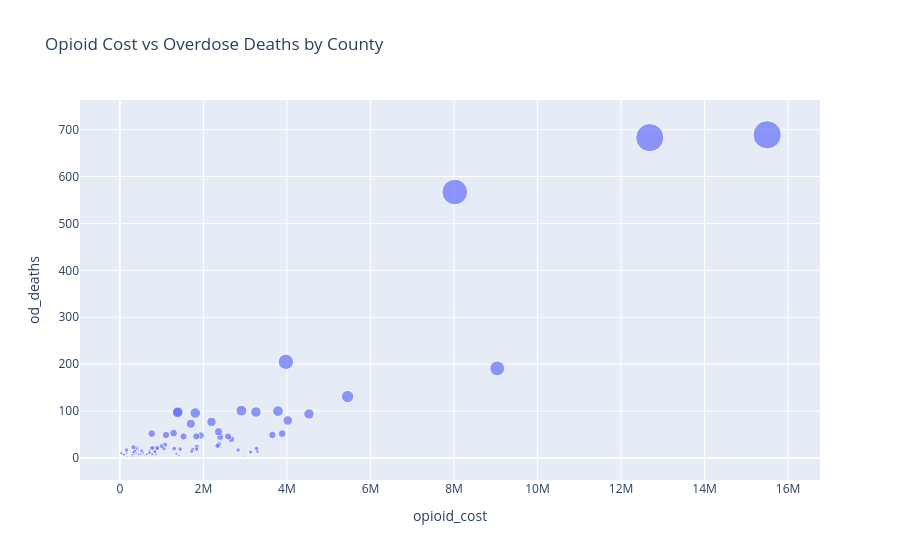

This figure's notebook cell:
### Code cell
fig = px.scatter(
    drug7,
    x="opioid_cost",
    y="od_deaths",
    size="od_deaths",
    hover_name="county",  # shows county name on hover
    hover_data={"opioid_cost":":,.0f", "od_deaths":True},  # format numbers
    # log_x=True,  # optional, better scaling
    title="Opioid Cost vs Overdose Deaths by County"
)

fig.show()

### Figure 1 — Plotly figure (JSON) as saved in the notebook; plotly's stock layout.template omitted (floating-point values rounded to 4 significant figures)
{"data": [{"hovertemplate": "<b>%{hovertext}</b><br><br>opioid_cost=%{x:,.0f}<br>od_deaths=%{marker.size}<extra></extra>", "hovertext": ["DAVIDSON", "KNOX", "HAMILTON", "SHELBY", "SULLIVAN", "WILLIAMSON", "WASHINGTON", "RUTHERFORD", "CARTER", "SUMNER", "HAWKINS", "WEAKLEY", "OVERTON", "WILSON", "JACKSON", "FRANKLIN", "CARROLL", "MONTGOMERY", "JEFFERSON", "PUTNAM", "ROBERTSON", "COFFEE", "MADISON", "MAURY", "MARSHALL", "ROANE", "MOORE", "BRADLEY", "CUMBERLAND", "BEDFORD", "HAMBLEN", "ANDERSON", "SMITH", "HENRY", "CHEATHAM", "LOUDON", "MC MINN", "OBION", "BLOUNT", "SEVIER", "TROUSDALE", "HICKMAN", "GREENE", "HAYWOOD", "DICKSON", "CAMPBELL", "UNICOI", "MONROE", "GILES", "COCKE", "GRUNDY", "BLEDSOE", "RHEA", "FAYETTE", "MORGAN", "FENTRESS", "WAYNE", "LAWRENCE", "TIPTON", "MARION", "WARREN", "CANNON", "BENTON", "PICKETT", "SCOTT", "JOHNSON", "VAN BUREN", "SEQUATCHIE", "DYER", "UNION", "CLAIBORNE", "HARDEMAN", "WHITE", "HARDIN", "HANCOCK", "CLAY", "LINCOLN", "DE KALB", "MC NAIRY", "POLK", "MEIGS", "MACON", "GIBSON", "CHESTER", "LEWIS", "CROCKETT", "PERRY", "HUMPHREYS", "HENDERSON", "LAUDERDALE", "HOUSTON", "STEWART", "GRAINGER", "DECATUR", "LAKE"], "legendgroup": "", "marker": {"color": "#636efa", "size": [689, 683, 191, 567, 131, 94, 80, 205, 52, 100, 49, 14, 20, 98, 11, 13, 4, 101, 17, 40, 46, 45, 29, 56, 26, 77, 2, 48, 24, 19, 46, 96, 18, 14, 73, 46, 19, 6, 99, 97, 9, 20, 53, 2, 49, 28, 20, 25, 22, 21, 6, 8, 12, 14, 22, 6, 8, 21, 52, 9, 15, 12, 11, 2, 8, 6, 4, 11, 2, 15, 8, 8, 19, 21, 10, 11, 18, 14, 15, 7, 3, 12, 23, 7, 3, 3, 1, 11, 17, 9, 7, 8, 7, 10, 0], "sizemode": "area", "sizeref": 1.722, "symbol": "circle"}, "mode": "markers", "name": "", "orientation": "v", "showlegend": false, "type": "scatter", "x": [15500000.0, 12690000.0, 9034000.0, 8019000.0, 5453000.0, 4528000.0, 4019000.0, 3975000.0, 3886000.0, 3785000.0, 3653000.0, 3294000.0, 3271000.0, 3258000.0, 3137000.0, 3129000.0, 2984000.0, 2909000.0, 2831000.0, 2667000.0, 2590000.0, 2401000.0, 2373000.0, 2362000.0, 2338000.0, 2194000.0, 1958000.0, 1936000.0, 1842000.0, 1837000.0, 1829000.0, 1805000.0, 1744000.0, 1719000.0, 1699000.0, 1525000.0, 1443000.0, 1415000.0, 1394000.0, 1382000.0, 1352000.0, 1301000.0, 1286000.0, 1281000.0, 1105000.0, 1080000.0, 1050000.0, 997343, 901400.0, 886200.0, 864500.0, 864000.0, 844800.0, 838200.0, 797900.0, 796600.0, 786100.0, 765500.0, 763300.0, 762300.0, 716600.0, 716600.0, 706000.0, 697500.0, 643100.0, 583500.0, 579000.0, 555200.0, 536000.0, 525300.0, 492800.0, 442300.0, 420300.0, 391700.0, 383600.0, 380900.0, 375400.0, 373600.0, 352600.0, 340200.0, 331200.0, 325000.0, 324900.0, 295500.0, 266000.0, 187800.0, 160200.0, 160100.0, 159400.0, 142500.0, 115400.0, 103800.0, 97810.0, 34770.0, 2965.0], "xaxis": "x", "y": [689, 683, 191, 567, 131, 94, 80, 205, 52, 100, 49, 14, 20, 98, 11, 13, 4, 101, 17, 40, 46, 45, 29, 56, 26, 77, 2, 48, 24, 19, 46, 96, 18, 14, 73, 46, 19, 6, 99, 97, 9, 20, 53, 2, 49, 28, 20, 25, 22, 21, 6, 8, 12, 14, 22, 6, 8, 21, 52, 9, 15, 12, 11, 2, 8, 6, 4, 11, 2, 15, 8, 8, 19, 21, 10, 11, 18, 14, 15, 7, 3, 12, 23, 7, 3, 3, 1, 11, 17, 9, 7, 8, 7, 10, 0], "yaxis": "y"}], "layout": {"legend": {"itemsizing": "constant", "tracegroupgap": 0}, "title": {"text": "Opioid Cost vs Overdose Deaths by County"}, "xaxis": {"anchor": "y", "domain": [0, 1], "title": {"text": "opioid_cost"}}, "yaxis": {"anchor": "x", "domain": [0, 1], "title": {"text": "od_deaths"}}}}
